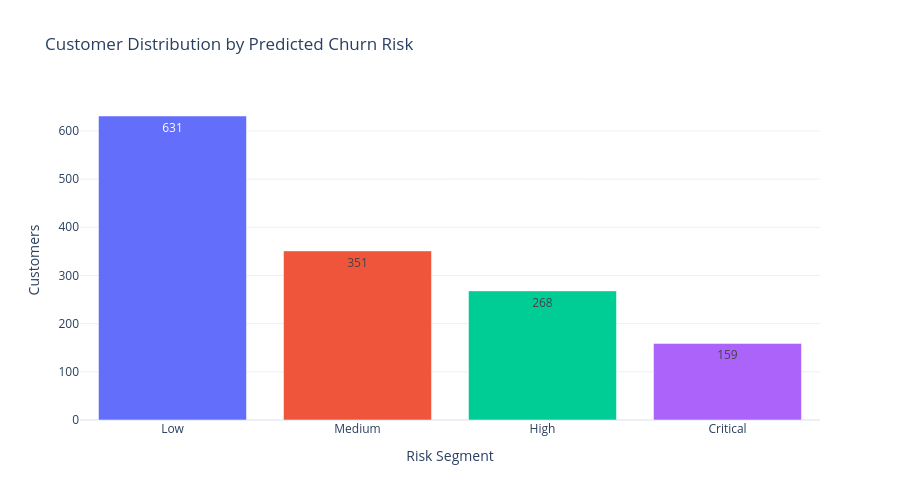

Notebook source saved alongside this figure:
### Markdown cell above
### Business Interpretation

The risk segmentation demonstrates that the predicted churn probabilities provide meaningful customer stratification.

Customers assigned to the **Low Risk** segment exhibit an observed churn rate of only **5.7%**, whereas customers in the **Very High Risk** segment experience an observed churn rate of **74.2%**. The steady increase in observed churn across all four segments confirms that the model effectively ranks customers according to their likelihood of leaving.

From a business perspective, this enables retention teams to prioritise interventions based on estimated customer risk rather than applying identical retention strategies to the entire customer base. High-risk customers can receive proactive retention offers or personalised outreach, while low-risk customers require minimal intervention, allowing resources to be allocated more efficiently.

### Code cell
fig = px.bar(
    risk_summary,
    x="Risk Segment",
    y="Customers",
    color="Risk Segment",
    text="Customers",
    template="plotly_white",
    title="Customer Distribution by Predicted Churn Risk"
)

fig.update_layout(
    width=900,
    height=500,
    showlegend=False
)

fig.show()

### Figure 1 — Plotly figure (JSON) as saved in the notebook; plotly's stock layout.template omitted (floating-point values rounded to 4 significant figures)
{"data": [{"hovertemplate": "Risk Segment=%{x}<br>Customers=%{text}<extra></extra>", "legendgroup": "Low", "marker": {"color": "#636efa", "pattern": {"shape": ""}}, "name": "Low", "orientation": "v", "showlegend": true, "text": [631.0], "textposition": "auto", "type": "bar", "x": ["Low"], "xaxis": "x", "y": [631], "yaxis": "y"}, {"hovertemplate": "Risk Segment=%{x}<br>Customers=%{text}<extra></extra>", "legendgroup": "Medium", "marker": {"color": "#EF553B", "pattern": {"shape": ""}}, "name": "Medium", "orientation": "v", "showlegend": true, "text": [351.0], "textposition": "auto", "type": "bar", "x": ["Medium"], "xaxis": "x", "y": [351], "yaxis": "y"}, {"hovertemplate": "Risk Segment=%{x}<br>Customers=%{text}<extra></extra>", "legendgroup": "High", "marker": {"color": "#00cc96", "pattern": {"shape": ""}}, "name": "High", "orientation": "v", "showlegend": true, "text": [268.0], "textposition": "auto", "type": "bar", "x": ["High"], "xaxis": "x", "y": [268], "yaxis": "y"}, {"hovertemplate": "Risk Segment=%{x}<br>Customers=%{text}<extra></extra>", "legendgroup": "Critical", "marker": {"color": "#ab63fa", "pattern": {"shape": ""}}, "name": "Critical", "orientation": "v", "showlegend": true, "text": [159.0], "textposition": "auto", "type": "bar", "x": ["Critical"], "xaxis": "x", "y": [159], "yaxis": "y"}], "layout": {"barmode": "relative", "height": 500, "legend": {"title": {"text": "Risk Segment"}, "tracegroupgap": 0}, "showlegend": false, "title": {"text": "Customer Distribution by Predicted Churn Risk"}, "width": 900, "xaxis": {"anchor": "y", "categoryarray": ["Low", "Medium", "High", "Critical"], "categoryorder": "array", "domain": [0, 1], "title": {"text": "Risk Segment"}}, "yaxis": {"anchor": "x", "domain": [0, 1], "title": {"text": "Customers"}}}}
